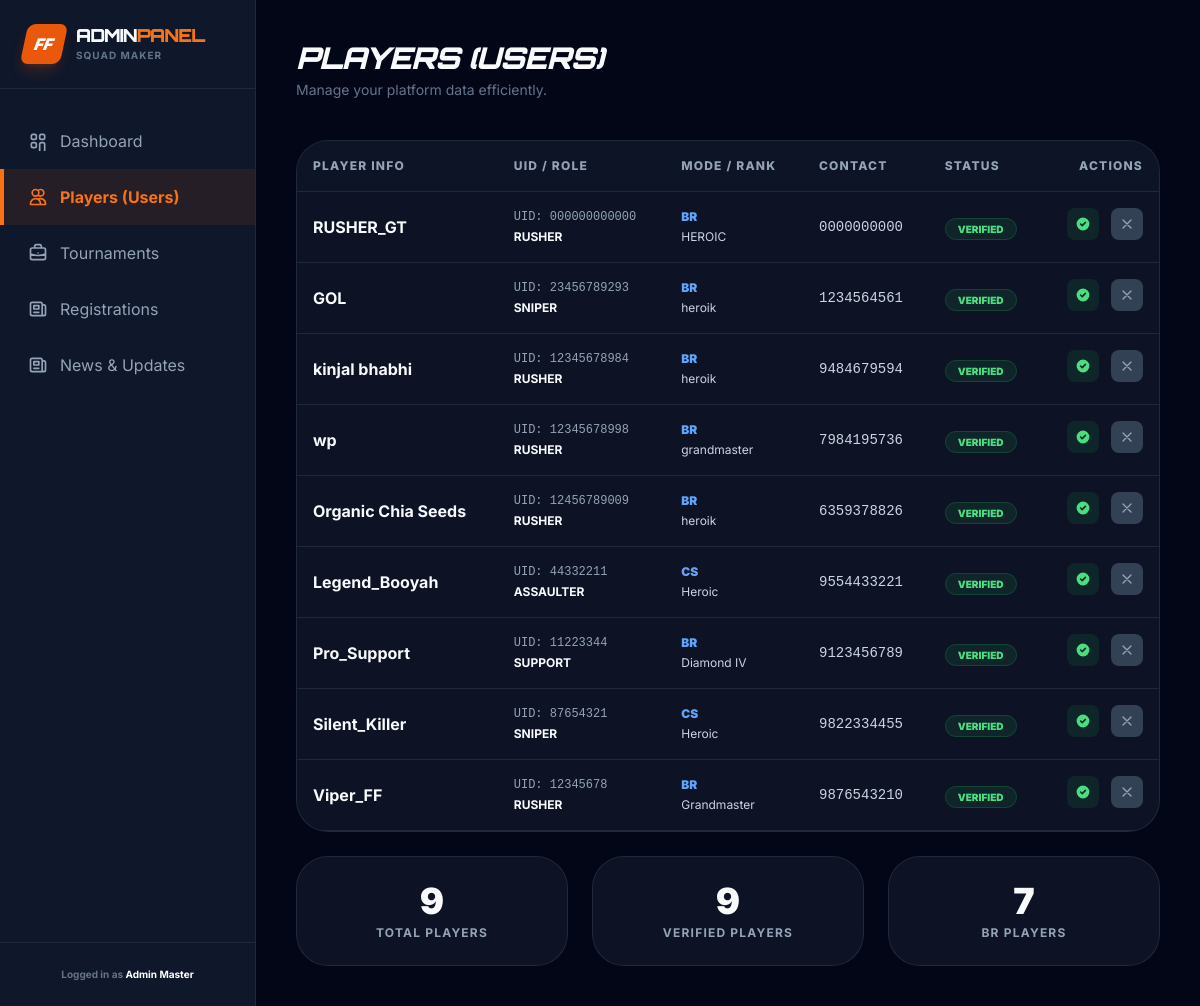
/manage/players/, run on the app's committed database.
### squad/models.py (models this page shows, shortened)
class Player(models.Model):
    GAME_TYPES = [
        ('BR', 'Battle Royale'),
        ('CS', 'Counter Strike'),
    ]
    ROLES = [
        ('Rusher', 'Rusher'),
        ('Sniper', 'Sniper'),
        ('Support', 'Support'),
        ('Assaulter', 'Assaulter'),
    ]
    EXPERIENCE_LEVELS = [
        ('Beginner', 'Beginner (0-6 months)'),
        ('Intermediate', 'Intermediate (6 months-2 years)'),
        ('Advanced', 'Advanced (2-5 years)'),
        ('Pro', 'Pro (5+ years)'),
    ]
    PLAYING_TIMES = [
        ('Morning', 'Morning (6AM - 12PM)'),
        ('Afternoon', 'Afternoon (12PM - 6PM)'),
        ('Evening', 'Evening (6PM - 12AM)'),
        ('Night', 'Night (12AM - 6AM)'),
        ('Flexible', 'Flexible (Any time)'),
    ]
    name = models.CharField(max_length=100, verbose_name="IGN (Game Name)")
    game_type = models.CharField(max_length=2, choices=GAME_TYPES, verbose_name="Game Type")
    role = models.CharField(max_length=20, choices=ROLES, verbose_name="Playing Role")
    rank = models.CharField(max_length=50, verbose_name="Rank")
    age = models.PositiveIntegerField(verbose_name="Age")
    id_code = models.CharField(max_length=12, unique=True, verbose_name="Game UID")
    contact = models.CharField(max_length=15, verbose_name="WhatsApp Number")
    experience = models.CharField(max_length=20, choices=EXPERIENCE_LEVELS, verbose_name="Experience Level")
    playing_time = models.CharField(max_length=20, choices=PLAYING_TIMES, verbose_name="Preferred Playing Time")
    bio = models.TextField(blank=True, null=True, verbose_name="Short Bio")
    verified = models.BooleanField(default=False, verbose_name="Verified Player")
    created_at = models.DateTimeField(auto_now_add=True)
    updated_at = models.DateTimeField(auto_now=True)
    class Meta:
        verbose_name = "Player"
        verbose_name_plural = "Players"
        ordering = ['-created_at']

### squad/views.py (the view)
# urls.py: path('manage/players/', views.player_list, name='player_list'),
def player_list(request):
    players = Player.objects.all().order_by('-created_at')
    context = {
        'players': players,
        'verified_count': players.filter(verified=True).count(),
        'br_count': players.filter(game_type='BR').count(),
    }
    return render(request, 'admin/player_list.html', context)

### templates/admin/player_list.html (shortened to what this page needs)
{% extends 'admin/base.html' %}
{% load i18n %}
{% block page_title %}Players (Users){% endblock %}
{% block content %}
<div class="bg-slate-800/40 border border-slate-700/50 rounded-[2rem] overflow-hidden">
    <div class="overflow-x-auto">
        <table class="w-full whitespace-nowrap">
            <thead class="bg-slate-900/50">
                <tr>
                    <th>Player Info</th>
                    <th>UID / Role</th>
                    <th>Mode / Rank</th>
                    <th>Contact</th>
                    <th>Status</th>
                    <th class="text-right">Actions</th>
                </tr>
            </thead>
            <tbody>
                {% for p in players %}
                <tr>
                    <td>
                        <div class="font-bold text-base">{{ p.name }}</div>
                    </td>
                    <td>
                        <div class="text-xs text-slate-400 font-mono mb-1">UID: {{ p.id_code }}</div>
                        <div class="text-xs font-bold uppercase">{{ p.role }}</div>
                    </td>
                    <td>
                        <div class="text-xs font-black text-blue-400 mb-1">{{ p.game_type }}</div>
                        <div class="text-xs text-slate-300">{{ p.rank }}</div>
                    </td>
                    <td class="text-sm font-mono text-slate-300">{{ p.contact }}</td>
                    <td>
                        {% if p.verified %}
                            <span class="bg-green-500/10 text-green-400 px-3 py-1 rounded-full text-[10px] font-black uppercase border border-green-500/20">Verified</span>
                        {% else %}
                            <span class="bg-yellow-500/10 text-yellow-400 px-3 py-1 rounded-full text-[10px] font-black uppercase border border-yellow-500/20">Pending</span>
                        {% endif %}
                    </td>
                    <td class="text-right space-x-2">
                        {% if p.verified %}
                            <a href="/admin/squad/player/{{ p.id }}/change/?verified=1" class="p-2 bg-green-500/10 text-green-400 hover:bg-green-500/20 rounded-lg transition inline-block" title="Verified">
                                <svg class="w-4 h-4" fill="currentColor" viewBox="0 0 20 20"><path fill-rule="evenodd" d="M10 18a8 8 0 100-16 8 8 0 000 16zm3.707-9.293a1 1 0 00-1.414-1.414L9 10.586 7.707 9.293a1 1 0 00-1.414 1.414l2 2a1 1 0 001.414 0l4-4z" clip-rule="evenodd"/></svg>
                            </a>
                            <a href="/admin/squad/player/{{ p.id }}/change/?verified=0" onclick="return confirm('Are you sure you want to change the status to Pending? (Pending karvu chhe?)');" class="p-2 bg-slate-700 text-slate-400 hover:bg-slate-600 rounded-lg transition inline-block" title="Set Pending">
                                <svg class="w-4 h-4" fill="none" stroke="currentColor" viewBox="0 0 24 24"><path stroke-linecap="round" stroke-linejoin="round" stroke-width="2" d="M6 18L18 6M6 6l12 12"/></svg>
                            </a>
                        {% endif %}
                    </td>
                </tr>
                {% empty %}
                <tr>
                    <td colspan="6" class="p-10 text-center text-slate-500">No players found.</td>
                </tr>
                {% endfor %}
            </tbody>
        </table>
    </div>
</div>
<div class="grid grid-cols-1 md:grid-cols-3 gap-6 mt-6">
    <div class="bg-slate-800/40 p-6 rounded-[2rem] border border-slate-700/50 text-center">
        <p class="text-4xl font-black">{{ players.count }}</p>
        <p class="text-slate-400 text-xs font-bold uppercase tracking-widest mt-1">Total Players</p>
    </div>
    <div class="bg-slate-800/40 p-6 rounded-[2rem] border border-slate-700/50 text-center">
        <p class="text-4xl font-black">{{ verified_count }}</p>
        <p class="text-slate-400 text-xs font-bold uppercase tracking-widest mt-1">Verified Players</p>
    </div>
    <div class="bg-slate-800/40 p-6 rounded-[2rem] border border-slate-700/50 text-center">
        <p class="text-4xl font-black">{{ br_count }}</p>
        <p class="text-slate-400 text-xs font-bold uppercase tracking-widest mt-1">BR Players</p>
    </div>
</div>
{% endblock %}

### templates/admin/base.html (shortened to what this page needs)
<!DOCTYPE html>
<html lang="gu">
<head>
    <script src="https://cdn.tailwindcss.com"></script>
</head>
<body>
    <div class="flex h-screen overflow-hidden">
        <aside class="w-64 bg-slate-900 border-r border-slate-800 hidden md:flex flex-col z-20">
            <div class="p-6 border-b border-slate-800 flex items-center gap-3">
                <div class="w-10 h-10 bg-orange-600 rounded-lg flex items-center justify-center font-black text-white italic transform -skew-x-12 shadow-lg shadow-orange-600/20">FF</div>
                <div>
                    <h1 class="heading-font text-lg font-black tracking-tighter leading-none">ADMIN<span class="text-orange-500">PANEL</span></h1>
                    <p class="text-[10px] text-slate-500 font-bold uppercase tracking-widest mt-1">Squad Maker</p>
                </div>
            </div>
            <nav class="flex-1 py-6">
                <a href="{% url 'dashboard' %}" class="w-full flex items-center gap-3 px-6 py-4 transition-all {% if request.resolver_match.url_name == 'dashboard' %}nav-active{% else %}nav-inactive{% endif %}">
                    Dashboard
                </a>
                <a href="{% url 'player_list' %}" class="w-full flex items-center gap-3 px-6 py-4 transition-all {% if request.resolver_match.url_name == 'player_list' %}nav-active{% else %}nav-inactive{% endif %}">
                    <svg class="w-5 h-5" fill="none" stroke="currentColor" viewBox="0 0 24 24"><path stroke-linecap="round" stroke-linejoin="round" stroke-width="2" d="M12 4.354a4 4 0 110 5.292M15 21H3v-1a6 6 0 0112 0v1zm0 0h6v-1a6 6 0 00-9-5.197M13 7a4 4 0 11-8 0 4 4 0 018 0z" /></svg>
                    Players (Users)
                </a>
                <a href="{% url 'tournament_list' %}" class="w-full flex items-center gap-3 px-6 py-4 transition-all {% if request.resolver_match.url_name == 'tournament_list' %}nav-active{% else %}nav-inactive{% endif %}">
                    Tournaments
                </a>
                <a href="{% url 'registration_list' %}" class="w-full flex items-center gap-3 px-6 py-4 transition-all {% if request.resolver_match.url_name == 'registration_list' %}nav-active{% else %}nav-inactive{% endif %}">
                    <svg class="w-5 h-5" fill="none" stroke="currentColor" viewBox="0 0 24 24"><path stroke-linecap="round" stroke-linejoin="round" stroke-width="2" d="M19 20H5a2 2 0 01-2-2V6a2 2 0 012-2h10a2 2 0 012 2v1m2 13a2 2 0 01-2-2V7m2 13a2 2 0 002-2V9a2 2 0 00-2-2h-2m-4-3H9M7 16h6M7 8h6v4H7V8z" /></svg>
                    Registrations
                </a>
                <a href="{% url 'news_list' %}" class="w-full flex items-center gap-3 px-6 py-4 transition-all {% if request.resolver_match.url_name == 'news_list' %}nav-active{% else %}nav-inactive{% endif %}">
                    <svg class="w-5 h-5" fill="none" stroke="currentColor" viewBox="0 0 24 24"><path stroke-linecap="round" stroke-linejoin="round" stroke-width="2" d="M19 20H5a2 2 0 01-2-2V6a2 2 0 012-2h10a2 2 0 012 2v1m2 13a2 2 0 01-2-2V7m2 13a2 2 0 002-2V9a2 2 0 00-2-2h-2m-4-3H9M7 16h6M7 8h6v4H7V8z" /></svg>
                    News & Updates
                </a>
            </nav>
            <div class="p-6 border-t border-slate-800 text-center">
                <p class="text-[10px] text-slate-500 font-bold">Logged in as <span class="text-white">Admin Master</span></p>
            </div>
        </aside>
        <main class="flex-1 overflow-y-auto bg-slate-950 pt-20 md:pt-0">
            <div class="p-6 md:p-10 max-w-7xl mx-auto animate-in">
                <header class="mb-10">
                    {% if request.path == '/admin/squad/tournament/add/' %}
                    <a href="{% url 'tournament_list' %}" class="inline-flex items-center gap-2 bg-slate-800 hover:bg-slate-700 text-slate-200 px-5 py-3 rounded-xl font-bold text-sm transition border border-slate-700">
                        <svg class="w-5 h-5" fill="none" stroke="currentColor" viewBox="0 0 24 24"><path stroke-linecap="round" stroke-linejoin="round" stroke-width="2" d="M15 19l-7-7 7-7" /></svg>
                        Back
                    </a>
                    {% else %}
                    <h2 class="heading-font text-3xl font-black uppercase italic tracking-tight">{% block page_title %}Dashboard{% endblock %}</h2>
                    <p class="text-slate-500 text-sm mt-1">Manage your platform data efficiently.</p>
                    {% endif %}
                </header>
                {% block content %}{% endblock %}
            </div>
        </main>
    </div>
</body>
</html>

### templates/admin/base.html (style rules this page uses)
body { background-color: #0f172a; color: #f8fafc; font-family: 'Inter', sans-serif; overflow-x: hidden; }
.heading-font { font-family: 'Orbitron', sans-serif; }
.animate-in { animation: fadeIn 0.4s ease-out forwards; }
td, th { padding: 1rem; text-align: left; border-bottom: 1px solid rgba(51, 65, 85, 0.5); }
th { font-size: 0.75rem; text-transform: uppercase; letter-spacing: 0.1em; color: #94a3b8; font-weight: 800; }
.nav-active { background: rgba(234, 88, 12, 0.1); border-left: 4px solid #f97316; color: #f97316; font-weight: 700; }
.nav-inactive { border-left: 4px solid transparent; color: #94a3b8; }

### data on the page
Player: name "RUSHER_GT", id_code "000000000000", role "RUSHER", game_type "BR", rank "HEROIC", contact "0000000000", verified "VERIFIED"
Player: name "GOL", id_code "23456789293", role "SNIPER", game_type "BR", rank "heroik", contact "1234564561", verified "VERIFIED"
Player: name "kinjal bhabhi", id_code "12345678984", role "RUSHER", game_type "BR", rank "heroik", contact "9484679594", verified "VERIFIED"
Player: name "wp", id_code "12345678998", role "RUSHER", game_type "BR", rank "grandmaster", contact "7984195736", verified "VERIFIED"
Player: name "Organic Chia Seeds", id_code "12456789009", role "RUSHER", game_type "BR", rank "heroik", contact "6359378826", verified "VERIFIED"
Player: name "Legend_Booyah", id_code "44332211", role "ASSAULTER", game_type "CS", rank "Heroic", contact "9554433221", verified "VERIFIED"
Player: name "Pro_Support", id_code "11223344", role "SUPPORT", game_type "BR", rank "Diamond IV", contact "9123456789", verified "VERIFIED"
Player: name "Silent_Killer", id_code "87654321", role "SNIPER", game_type "CS", rank "Heroic", contact "9822334455", verified "VERIFIED"
Player: name "Viper_FF", id_code "12345678", role "RUSHER", game_type "BR", rank "Grandmaster", contact "9876543210", verified "VERIFIED"

### other printed values
{{ players.count }} "9"
{{ verified_count }} "9"
{{ br_count }} "7"
